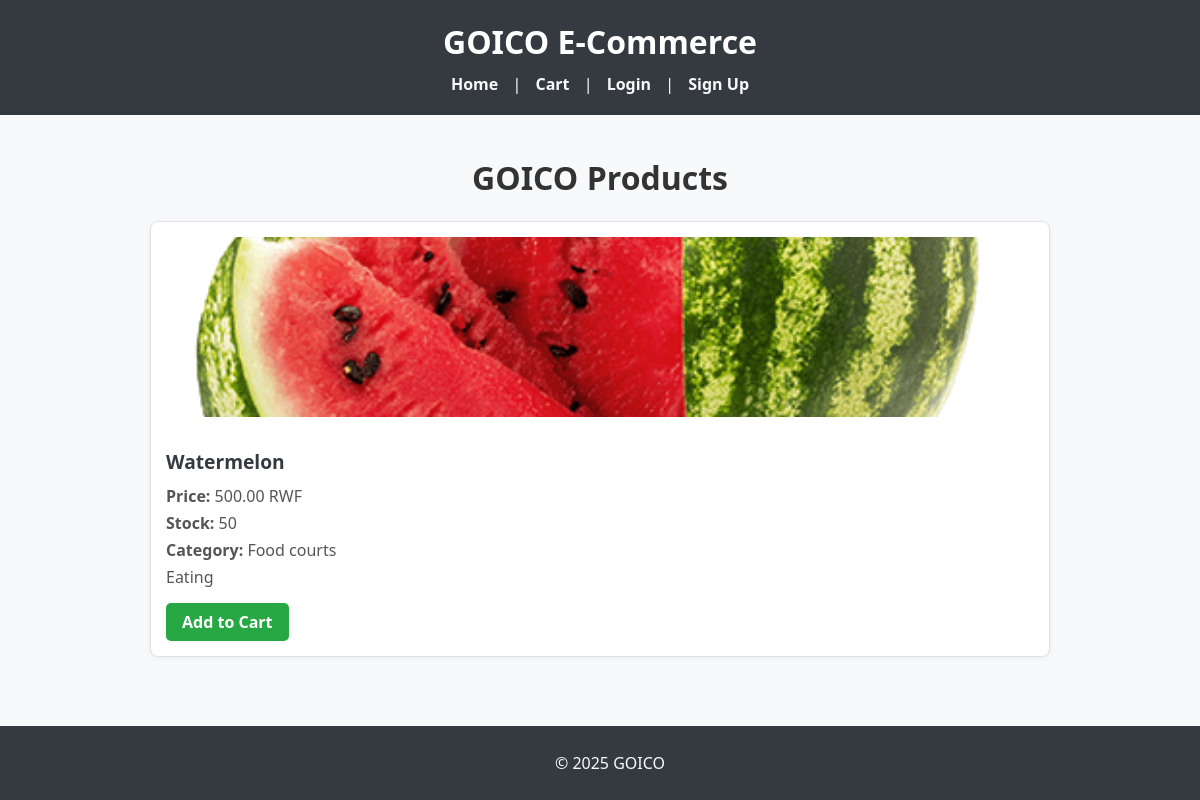
The page / on the database its author committed.
### shop/models.py (models this page shows, shortened)
class Product(models.Model):
    name = models.CharField(max_length=255)
    price = models.DecimalField(max_digits=10, decimal_places=2)
    image = models.ImageField(upload_to='products/')
    stock = models.IntegerField()
    category = models.CharField(max_length=100)
    description = models.TextField(blank=True)

### shop/views.py (the view)
# urls.py: path('', views.product_list, name='product_list'),
def product_list(request):
    products = Product.objects.all()
    return render(request, 'shop/product_list.html', {'products': products})

### shop/templates/shop/product_list.html (shortened to what this page needs)
{% extends 'base.html' %}
{% block content %}
<h1 style="text-align: center;">GOICO Products</h1>
<div class="products-container">
    {% for product in products %}
        <div class="product-card">
            <img src="{{ product.image.url }}" alt="{{ product.name }}">
            <h2>{{ product.name }}</h2>
            <p><strong>Price:</strong> {{ product.price }} RWF</p>
            <p><strong>Stock:</strong> {{ product.stock }}</p>
            <p><strong>Category:</strong> {{ product.category }}</p>
            <p>{{ product.description|truncatewords:20 }}</p>
            <a href="{% url 'add_to_cart' product.id %}">Add to Cart</a>
        </div>
    {% endfor %}
</div>
{% endblock %}

### shop/templates/base.html (style rules this page uses)
body { font-family: 'Segoe UI', Tahoma, Geneva, Verdana, sans-serif; margin: 0; padding: 0; background-color: #f8f9fa; color: #333; }

### shop/templates/shop/product_list.html (style rules this page uses)
.products-container { display: grid; grid-template-columns: repeat(auto-fit, minmax(250px, 1fr)); gap: 20px; margin-top: 20px; }
.product-card { background-color: #fff; border: 1px solid #dee2e6; border-radius: 8px; padding: 15px; box-shadow: 0 2px 5px rgba(0, 0, 0, 0.05); transition: transform 0.2s ease; }
.product-card img { width: 100%; height: 180px; object-fit: cover; border-radius: 6px; margin-bottom: 10px; }
.product-card h2 { font-size: 1.2rem; margin-bottom: 10px; color: #343a40; }
.product-card p { margin: 5px 0; color: #555; }
.product-card a { display: inline-block; margin-top: 10px; padding: 8px 16px; background-color: #28a745; color: #fff; text-decoration: none; border-radius: 5px; font-weight: bold; }

### rows shown on the page
Product: image (picture), name "Watermelon", price "500.00", stock "50", category "Food courts", description "Eating"
